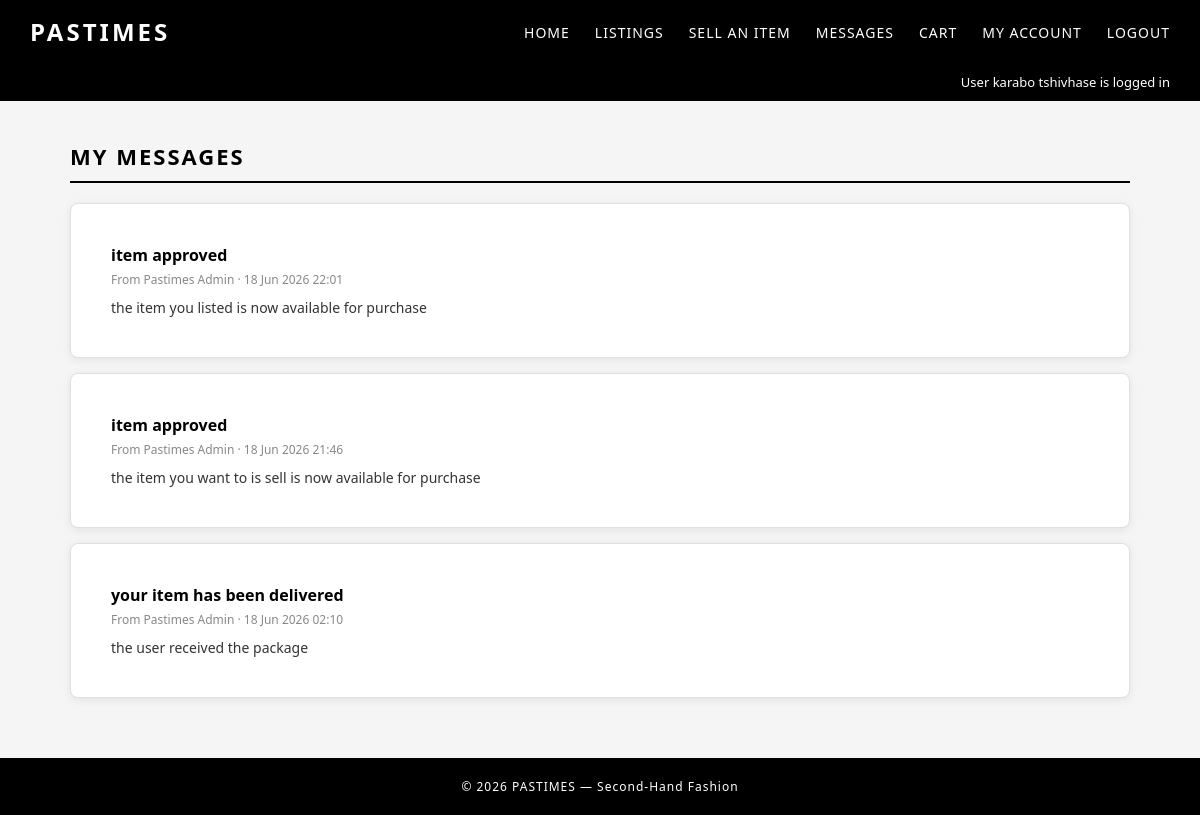
The app's page /myMessages.php (signed in) with its own data.
### tables this page shows
CREATE TABLE `tblmessages` (
  `messageID` int(11) NOT NULL,
  `senderID` int(11) NOT NULL,
  `senderType` enum('admin','user') NOT NULL,
  `receiverID` int(11) NOT NULL,
  `subject` varchar(150) NOT NULL,
  `message` text NOT NULL,
  `isRead` tinyint(1) DEFAULT 0,
  `sentAt` datetime DEFAULT current_timestamp()
);

### myMessages.php (the view, shortened to what this page needs)
<?php
include('DBConn.php');
$userID = $_SESSION['userID'];
$conn->query("UPDATE tblMessages SET isRead=1
              WHERE receiverID=$userID AND senderType='admin'");
$messages = $conn->query("SELECT * FROM tblMessages
                          WHERE receiverID=$userID AND senderType='admin'
                          ORDER BY sentAt DESC");
?>
<!DOCTYPE html>
<html lang="en">
<head>
    <link rel="stylesheet" href="css/style.css">
</head>
<body>
<nav>
    <a href="index.php" class="logo">PASTIMES</a>
    <ul>
        <li><a href="index.php">Home</a></li>
        <li><a href="listings.php">Listings</a></li>
        <li><a href="sellItem.php">Sell an Item</a></li>
        <li><a href="myMessages.php">Messages</a></li>
        <li><a href="cart.php">Cart</a></li>
        <li><a href="dashboard.php">My Account</a></li>
        <li><a href="logout.php">Logout</a></li>
    </ul>
</nav>
<div class="user-bar">
    User <?php echo htmlspecialchars($_SESSION['firstName'] . ' ' . $_SESSION['lastName']); ?> is logged in
</div>
<div class="container">
    <h2>My Messages</h2>
    <?php if ($messages->num_rows > 0): ?>
        <?php while ($msg = $messages->fetch_assoc()): ?>
            <div class="card" style="max-width:100%; margin-bottom:15px;">
                <h3 style="font-size:16px; margin-bottom:5px;">
                    <?php echo htmlspecialchars($msg['subject']); ?>
                </h3>
                <p style="color:#888; font-size:12px; margin-bottom:10px;">
                    From Pastimes Admin &middot;
                    <?php echo date('d M Y H:i', strtotime($msg['sentAt'])); ?>
                </p>
                <p style="color:#333; font-size:14px;">
                    <?php echo htmlspecialchars($msg['message']); ?>
                </p>
            </div>
        <?php endwhile; ?>
    <?php else: ?>
        <div class="info-msg">You have no messages yet.</div>
    <?php endif; ?>
</div>
<footer>
    <p>&copy; 2026 PASTIMES — Second-Hand Fashion</p>
</footer>
</body>
</html>

### css/style.css (style rules this page uses)
* { margin: 0; padding: 0; box-sizing: border-box; }
body { font-family: 'Segoe UI', Tahoma, Geneva, Verdana, sans-serif; background-color: #f5f5f5; color: #000000; }
nav { background-color: #000000; padding: 15px 30px; display: flex; justify-content: space-between; align-items: center; }
nav .logo { color: #ffffff; font-size: 24px; font-weight: bold; letter-spacing: 3px; text-decoration: none; }
nav ul { list-style: none; display: flex; gap: 25px; }
nav ul li a { color: #ffffff; text-decoration: none; font-size: 14px; letter-spacing: 1px; text-transform: uppercase; }
.card { background-color: #ffffff; border: 1px solid #e0e0e0; border-radius: 8px; padding: 40px; width: 100%; max-width: 450px; box-shadow: 0 2px 10px rgba(0,0,0,0.08); }
.container { max-width: 1100px; margin: 40px auto; padding: 0 20px; }
.container h2 { font-size: 22px; letter-spacing: 2px; text-transform: uppercase; margin-bottom: 20px; border-bottom: 2px solid #000000; padding-bottom: 10px; }
.user-bar { background-color: #000000; color: #ffffff; padding: 10px 30px; font-size: 13px; text-align: right; }
footer { background-color: #000000; color: #ffffff; text-align: center; padding: 20px; font-size: 12px; letter-spacing: 1px; margin-top: 60px; }

### records on screen
tblmessages: subject "item approved", sentAt "18 Jun 2026 22:01", message "the item you listed is now available for purchase"
tblmessages: subject "item approved", sentAt "18 Jun 2026 21:46", message "the item you want to is sell is now available for purchase"
tblmessages: subject "your item has been delivered", sentAt "18 Jun 2026 02:10", message "the user received the package"

### other values on screen
$_SESSION['firstName'] . ' ' . $_SESSION['lastName'] "karabo tshivhase"
